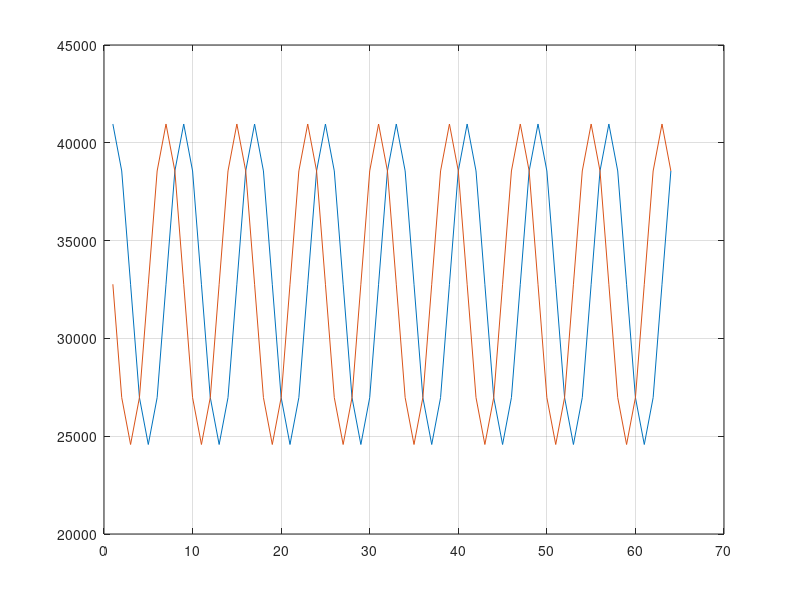

Recreate this plot in MATLAB.
%%
%
clc
clear
close all

N = 64;
f = -8;
d = [24576;24733;25200;25957;26975;28217;29633;31169;32768;34366;35902;37318;38560;39578;40335;40802;40959;40802;40335;39578;38560;37318;35902;34366;32768;31169;29633;28217;26975;25957;25200;24733];

t = 0:N-1;
sI = ceil(2^15 + 2^13.*cos(2*pi*f.*t./N));
sQ = ceil(2^15 + 2^13.*sin(2*pi*f.*t./N));


figure
plot(sI)
hold on
plot(sQ)
grid on

fileID = fopen('I.txt','w');
for i = 1 : N

if(mod(i, 8)==0)
    fprintf(fileID,'%d,\n',sI(i));
else
    fprintf(fileID,'%d,',sI(i));
end
end
fclose(fileID);

fileID = fopen('Q.txt','w');
for i = 1 : N

if(mod(i, 8)==0)
    fprintf(fileID,'%d,\n',sQ(i));
else
    fprintf(fileID,'%d,',sQ(i));
end
end
fclose(fileID);
% Fs     = 100e6;

% lpFilt = designfilt('lowpassfir', 'FilterOrder', 31, 'PassbandFrequency', 2e6,...
%              'StopbandFrequency', 12e6, 'SampleRate', Fs);
%          
% Cw  = 16;
% h   = lpFilt.Coefficients();
% hd  = ceil(h.*(2^Cw-1));


% fileID = fopen('data0.bin');
% A      = fread(fileID, 'int');
% fclose(fileID);
% 
% fileID = fopen('data1.bin');
% B      = fread(fileID, 'int');
% fclose(fileID);
% 
% figure
% plot(A, '.-b')
% hold on
% plot(B, '.-r')
% grid on